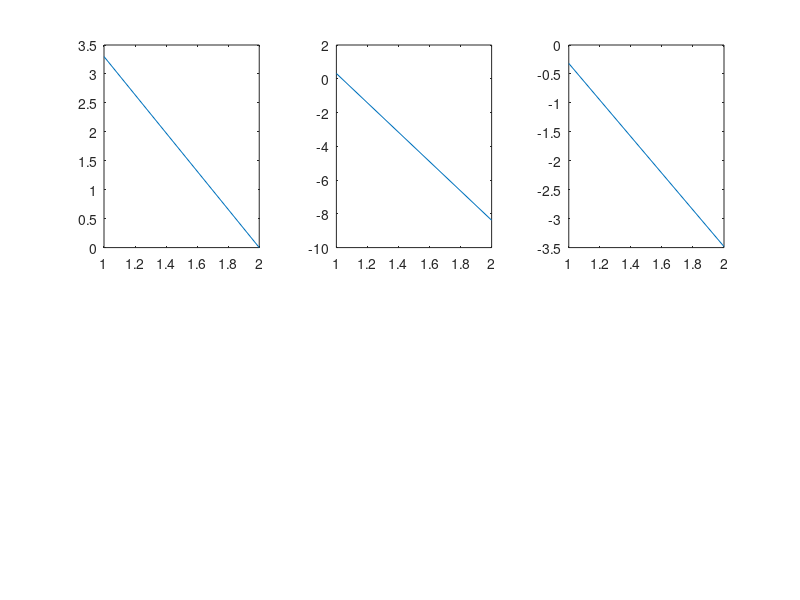

The MATLAB source for this figure:
clear all;

bet = 0.9950;
kap = 0.024;
phi = 2.0;
pibar = 1.005;
rstar = log(pibar/bet)*100;

Ns = 2;
pH = 0.01;
pL = 0.75;
sH = rstar;
sL = rstar-2.5;

% transition matrix and grid points
Ps = [1-pH pH;
    1-pL pL];
Gs = [sH; sL];

% analytical solution
% x = [yH piH rnH yL piL rnL]
A = [1-pH 1-pH -1 pH pH 0;
    kap bet*(1-pH) 0 0 bet*pH 0;
    0 phi*(1-pH) 0 0 phi*pH 0;
    1-pL 1-pL 0 pL pL 0;
    0 bet*(1-pL) 0 kap bet*pL 0;
    0 0 0 0 0 0];
b = [sH 0 rstar sL 0 0]';

x = inv(eye(6)-A)*b;

% numerical solution
% initial guess of the policy function
yvec0 = zeros(Ns,1);
pivec0 = zeros(Ns,1);
rnvec0 = zeros(Ns,1);
yvec1 = yvec0;
pivec1 = pivec0;
rnvec1 = rnvec0;

for iter = 1:1000

    for is = 1:Ns

        % conditional expectation
        ey = Ps(is,:)*yvec0;
        epi = Ps(is,:)*pivec0;

        % solve for rn, y, pi
        rn = max(0,rstar+phi*epi); % ZLB
        y = ey - (rn-epi-Gs(is));
        pi = kap*y + bet*epi;

        % update the policy function
        yvec1(is) = y;
        pivec1(is) = pi;
        rnvec1(is) = rn;

    end

    % check the convergence
    diffy = max(abs(yvec1-yvec0));
    diffpi = max(abs(pivec1-pivec0));
    diff = max(diffy,diffpi)

    % update yvec0 by yvec1
    yvec0 = yvec1
    pivec0 = pivec1
    rnvec0 = rnvec1
    
%     iter
%     pause;

end    
    
figure;
subplot(231);
plot(rnvec0*4); % annual value
subplot(232);
plot(yvec0);
subplot(233);
plot(pivec0*4); % annual value

    
    
    
    